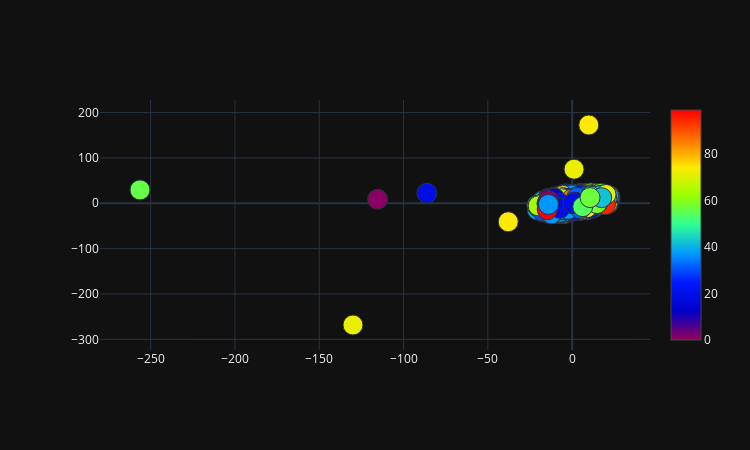

Source (notebook cell):
### Code cell
plot_2d(tsne[:, 0],tsne[:, 1])

### Figure 1 — Plotly figure (JSON) as saved in the notebook; plotly's stock layout.template omitted (floating-point values rounded to 4 significant figures; data arrays with more than 128 entries replaced by an {"elided": "..."} marker saying what was removed)
{"data": [{"marker": {"color": {"elided": "943 int values"}, "colorscale": [[0, "rgb(150,0,90)"], [0.125, "rgb(0,0,200)"], [0.25, "rgb(0,25,255)"], [0.375, "rgb(0,152,255)"], [0.5, "rgb(44,255,150)"], [0.625, "rgb(151,255,0)"], [0.75, "rgb(255,234,0)"], [0.875, "rgb(255,111,0)"], [1, "rgb(255,0,0)"]], "line": {"width": 1}, "showscale": true, "size": 20}, "mode": "markers", "type": "scatter", "x": {"elided": "943 float values"}, "y": {"elided": "943 float values"}}], "layout": {"height": 450, "margin": {"b": 100, "l": 100, "r": 100, "t": 100}, "width": 750}}
